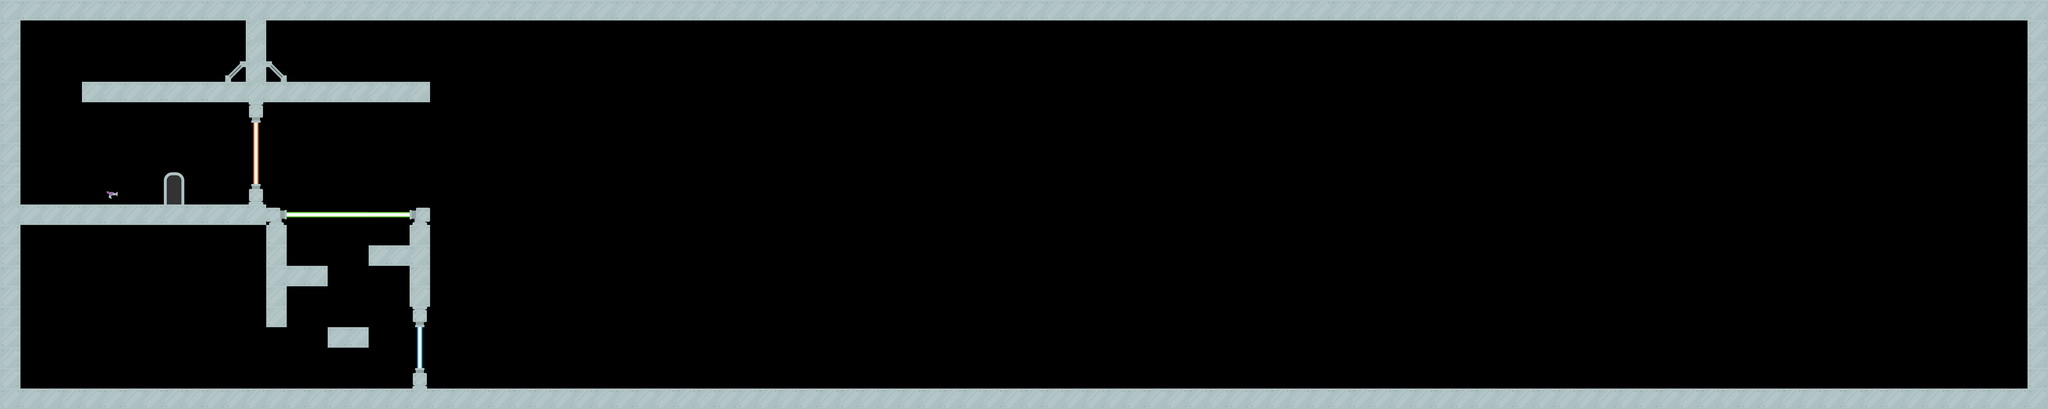

A 2D game scene composited from a Tiled map and its tileset images. What follows is a short description and the map's XML, with each tile layer's data collapsed to a summary:
An orthogonal 100x20 tile map with 64x64 px tiles, 3 tile layers (layer01-background-passable, layer02-nonpassable, layer06-enemies), 4 hidden layers not drawn, 5 tilesets.

<map version="1.0" orientation="orthogonal" renderorder="right-down" width="100" height="20" tilewidth="64" tileheight="64" nextobjectid="5">
 <tileset firstgid="1" name="spritesheet_ground_64x64" tilewidth="64" tileheight="64">
  <image source="../tiles/spritesheet_ground_64x64.png" width="512" height="1024" />
 </tileset>
 <tileset firstgid="129" name="spritesheet_items_64x64" tilewidth="64" tileheight="64">
  <image source="../tiles/spritesheet_items_64x64.png" width="512" height="256" />
 </tileset>
 <tileset firstgid="161" name="spritesheet_tiles_64x64" tilewidth="64" tileheight="64">
  <image source="../tiles/spritesheet_tiles_64x64.png" width="512" height="1024" />
 </tileset>
 <tileset firstgid="289" name="spritesheet_enemies_64x64" tilewidth="64" tileheight="64">
  <image source="../tiles/spritesheet_enemies_64x64.png" width="512" height="1024" />
 </tileset>
 <tileset firstgid="417" name="platformer-requests-sheet_64x64" tilewidth="64" tileheight="64">
  <image source="../tiles/platformer-requests-sheet_64x64.png" width="896" height="448" />
 </tileset>
 <imagelayer name="layer00-image" visible="0" />
 <layer name="layer01-background-passable" width="100" height="20">
  <data>[2000 cells, 7 non-empty, 4 distinct tile ids]</data>
 </layer>
 <layer name="layer02-nonpassable" width="100" height="20">
  <data>[2000 cells, 302 non-empty, 11 distinct tile ids]</data>
 </layer>
 <layer name="layer03-foreground-passable-semitransparent" width="100" height="20" visible="0" opacity="0.5">
  <data>[2000 cells, 0 non-empty, 0 distinct tile ids]</data>
 </layer>
 <layer name="layer04-foreground-passable-opaque" width="100" height="20" visible="0">
  <data>[2000 cells, 0 non-empty, 0 distinct tile ids]</data>
 </layer>
 <layer name="layer05-objects" width="100" height="20" visible="0">
  <data>[2000 cells, 0 non-empty, 0 distinct tile ids]</data>
 </layer>
 <layer name="layer06-enemies" width="100" height="20">
  <data>[2000 cells, 0 non-empty, 0 distinct tile ids]</data>
 </layer>
</map>
